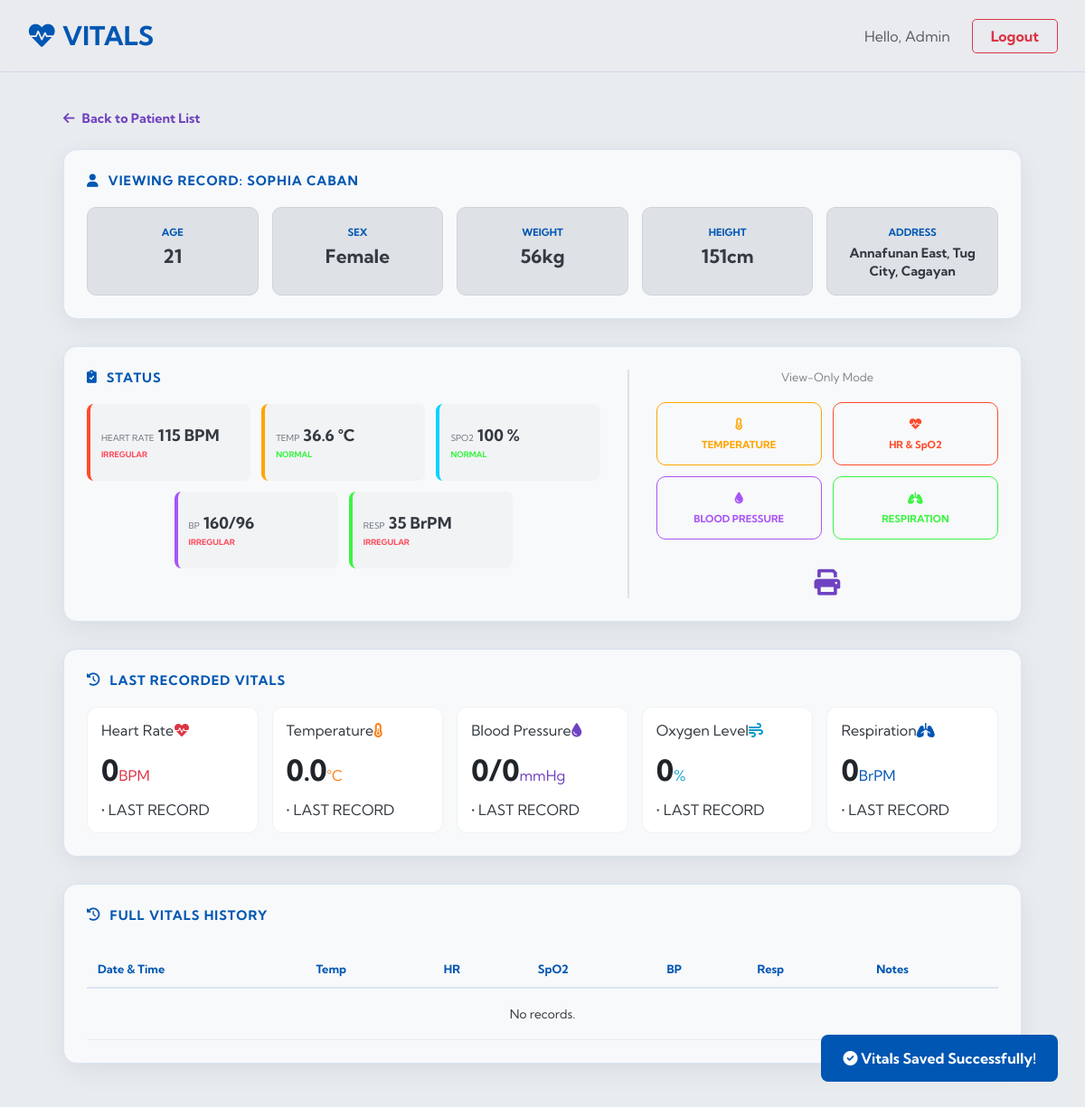
The app's page /dashboard.php?view_user_id=32&success=1 (signed in) with its own data.
### tables this page shows
CREATE TABLE `users` (
  `id` int(11) NOT NULL,
  `fullname` varchar(255) NOT NULL,
  `email` varchar(255) NOT NULL,
  `password` varchar(255) NOT NULL,
  `role` int(11) DEFAULT 0,
  `age` int(3) DEFAULT NULL,
  `sex` varchar(10) DEFAULT NULL,
  `weight` int(5) DEFAULT NULL,
  `height` int(5) DEFAULT NULL,
  `address` text DEFAULT NULL,
  `is_active` tinyint(1) DEFAULT 0,
  `scan_command` varchar(20) DEFAULT 'IDLE'
);

CREATE TABLE `vitals_temp` (
  `id` int(11) NOT NULL,
  `patient_id` int(11) NOT NULL,
  `heart_rate` varchar(10) DEFAULT '0',
  `temperature` varchar(10) DEFAULT '0',
  `spo2` varchar(10) DEFAULT '0',
  `blood_pressure` varchar(20) DEFAULT '0/0',
  `respiration` varchar(10) DEFAULT '0',
  `created_at` timestamp NOT NULL DEFAULT current_timestamp() ON UPDATE current_timestamp()
);

### dashboard.php (the view, shortened to what this page needs)
<?php
include 'db.php';
$role = (int)$_SESSION['role'];
$user_id = mysqli_real_escape_string($conn, $_SESSION['user_id']);
$target_id = (isset($_GET['view_user_id']) && $role == 1) ? mysqli_real_escape_string($conn, $_GET['view_user_id']) : $user_id;
mysqli_query($conn, "UPDATE users SET is_active = 1 WHERE id = '$user_id'");
if ($role == 1 && isset($_GET['view_user_id'])) {
    mysqli_query($conn, "UPDATE users SET is_active = 1 WHERE id = '$target_id'");
}
if (!isset($_SESSION['fresh_login'])) {
    mysqli_query($conn, "UPDATE users SET scan_command = 'IDLE' WHERE id = '$target_id'");
    mysqli_query($conn, "DELETE FROM vitals_temp WHERE patient_id = '$target_id'");
}
$user_data = mysqli_fetch_assoc(mysqli_query($conn, "SELECT id, fullname, age, sex, weight, height, address FROM users WHERE id = '$target_id'"));
$live_row = mysqli_fetch_assoc(mysqli_query($conn, "SELECT * FROM vitals_temp WHERE patient_id = '$target_id' ORDER BY id DESC LIMIT 1"));
$latest_vitals = mysqli_fetch_assoc(mysqli_query($conn, "SELECT * FROM vitals_history WHERE patient_id = '$target_id' ORDER BY created_at DESC LIMIT 1"));
function getStatus($val, $type) {
    $v = (float)$val;
    switch ($type) {
        case 'hr': return ($v < 60 || $v > 100) ? ['label' => 'Irregular', 'color' => '#ff4b5c'] : ['label' => 'Normal', 'color' => '#3af443'];
        case 'temp': return ($v < 36.1 || $v > 37.5) ? ['label' => 'Irregular', 'color' => '#ff4b5c'] : ['label' => 'Normal', 'color' => '#3af443'];
        case 'spo2': return ($v < 94) ? ['label' => 'Low Oxygen', 'color' => '#ff4b5c'] : ['label' => 'Normal', 'color' => '#3af443'];
        case 'resp': return ($v < 12 || $v > 20) ? ['label' => 'Irregular', 'color' => '#ff4b5c'] : ['label' => 'Normal', 'color' => '#3af443'];
        case 'bp':
            $bp_parts = explode('/', $val);
            $sys = (int)$bp_parts[0];
            $dia = (int)($bp_parts[1] ?? 0);
            return ($sys > 120 || $dia > 80) ? ['label' => 'Irregular', 'color' => '#ff4b5c'] : ['label' => 'Normal', 'color' => '#3af443'];
    }
}
$sensors = [
    'temp' => ['label' => 'TEMPERATURE', 'icon' => 'fa-thermometer-half', 'color' => '#ffa500'],
    'hr'   => ['label' => 'HR & SpO2', 'icon' => 'fa-heart-pulse', 'color' => '#ff4b2b'],
    'bp'   => ['label' => 'BLOOD PRESSURE', 'icon' => 'fa-droplet', 'color' => '#a855f7'],
    'resp' => ['label' => 'RESPIRATION', 'icon' => 'fa-lungs', 'color' => '#3af443']
];
?>
<!DOCTYPE html>
<html lang="en">
<head>
    <link rel="stylesheet" href="https://cdnjs.cloudflare.com/ajax/libs/font-awesome/6.0.0/css/all.min.css">
    <link rel="stylesheet" href="dashboard.css">
</head>
<body data-role="<?= $role ?>" data-target="<?= $target_id ?>">
<div id="save-toast"><i class="fa-solid fa-circle-check"></i> Vitals Saved Successfully!</div>
<nav class="navbar">
    <div class="nav-container">
        <a href="dashboard.php" id="logo"><i class="fa-solid fa-heart-pulse"></i> VITALS</a>
        <div>
            <span class="user-greeting">Hello, <?= htmlspecialchars($_SESSION['fullname']) ?></span>
            <a href="logout.php" class="logout-btn">Logout</a>
        </div>
    </div>
</nav>
<div class="container">
    <?php if ($role == 1 && !isset($_GET['view_user_id'])): ?>
        <section class="section-box admin-section">
            <h3 class="box-title admin-title"><i class="fa-solid fa-users-gear"></i> User Management</h3>
            <div class="search-container" style="margin-bottom: 15px;">
                <div class="search-wrapper" style="position: relative;">
                    <i class="fa-solid fa-magnifying-glass" style="position: absolute; left: 15px; top: 50%; transform: translateY(-50%); color: #888;"></i>
                    <input type="text" id="userSearch" onkeyup="filterUsers()" placeholder="Search patient by name..."
                           style="width: 100%; padding: 12px 15px 12px 40px; border-radius: 10px; border: 1px solid #ddd; font-family: 'Kumbh Sans', sans-serif; font-size: 1rem;">
                </div>
            </div>
            <div class="table-wrap">
                <table class="admin-table-modern" id="userTable">
                    <thead>
                        <tr><th>ID</th><th>Full Name</th><th>Status</th><th>Actions</th></tr>
                    </thead>
                    <tbody>
                        <?php
                        $all_users = mysqli_query($conn, "SELECT id, fullname, age FROM users WHERE role = 0 ORDER BY id ASC");
                        while($u = mysqli_fetch_assoc($all_users)): ?>
                        <tr>
                            <td class="col-id">#<?= $u['id'] ?></td>
                            <td><strong><?= htmlspecialchars($u['fullname']) ?></strong></td>
                            <td><span class="status-pill <?= $u['age'] ? 'complete' : 'pending' ?>"><?= $u['age'] ? 'COMPLETE' : 'PENDING' ?></span></td>
                            <td><a href="dashboard.php?view_user_id=<?= $u['id'] ?>" class="btn-view-vitals"><i class="fa-solid fa-eye"></i> View Vitals</a></td>
                        </tr>
                        <?php endwhile; ?>
                    </tbody>
                </table>
            </div>
        </section>
    <?php else: ?>
        <?php if ($role == 1): ?>
            <a href="dashboard.php" class="back-btn"><i class="fa-solid fa-arrow-left"></i> Back to Patient List</a>
        <?php endif; ?>
        <section class="section-box">
            <h3 class="box-title"><i class="fa-solid fa-user"></i> Viewing Record: <?= htmlspecialchars($user_data['fullname']) ?></h3>
            <div class="info-grid">
                <div class="info-card"><small>AGE</small><p><?= $user_data['age'] ?? '--' ?></p></div>
                <div class="info-card"><small>SEX</small><p><?= $user_data['sex'] ?? '--' ?></p></div>
                <div class="info-card"><small>WEIGHT</small><p><?= $user_data['weight'] ? $user_data['weight'].'kg' : '--' ?></p></div>
                <div class="info-card"><small>HEIGHT</small><p><?= $user_data['height'] ? $user_data['height'].'cm' : '--' ?></p></div>
                <div class="info-card" style="grid-column: span 2;">
                    <small>ADDRESS</small>
                    <p style="font-size: 0.9rem; line-height: 1.4;"><?= !empty($user_data['address']) ? htmlspecialchars($user_data['address']) : '--' ?></p>
                </div>
            </div>
        </section>
        <section class="section-box">
            <div class="monitor-layout">
                <div class="mon-left">
                    <h3 class="box-title"><i class="fa-solid fa-clipboard-check"></i> STATUS</h3>
                    <div class="live-list">
                        <?php
                        $v_conf = [
                            ['l'=>'HEART RATE', 'k'=>'heart_rate', 'id'=>'hr-val', 'sid'=>'hr-status', 't'=>'hr', 'c'=>'#ff4b2b', 'u'=>'BPM'],
                            ['l'=>'TEMP', 'k'=>'temperature', 'id'=>'temp-val', 'sid'=>'temp-status', 't'=>'temp', 'c'=>'#ffa500', 'u'=>'°C'],
                            ['l'=>'SPO2', 'k'=>'spo2', 'id'=>'spo2-val', 'sid'=>'spo2-status', 't'=>'spo2', 'c'=>'#00d2ff', 'u'=>'%'],
                            ['l'=>'BP', 'k'=>'blood_pressure', 'id'=>'bp-val', 'sid'=>'bp-status', 't'=>'bp', 'c'=>'#a855f7', 'u'=>''],
                            ['l'=>'RESP', 'k'=>'respiration', 'id'=>'resp-val', 'sid'=>'resp-status', 't'=>'resp', 'c'=>'#3af443', 'u'=>'BrPM']
                        ];
                        foreach($v_conf as $v):
                            $val = $live_row[$v['k']] ?? '0';
                            $st = getStatus($val, $v['t']);
                        ?>
                        <div class="status-item" style="border-left: 4px solid <?= $v['c'] ?>">
                            <div class="status-content">
                                <small class="status-label"><?= $v['l'] ?></small>
                                <strong class="status-value" id="<?= $v['id'] ?>">
                                    <?= ($val == 0 || $val == '0' || $val == '0/0') ? 'NO DATA' : $val . ' ' . $v['u'] ?>
                                </strong>
                            </div>
                            <b class="status-badge" id="<?= $v['sid'] ?>" style="color:<?= $st['color'] ?>"><?= strtoupper($st['label']) ?></b>
                        </div>
                        <?php endforeach; ?>
                    </div>
                </div>
                <div class="divider"></div>
                <div class="mon-right">
                    <p class="scan-hint"><?= ($role == 1) ? 'View-Only Mode' : 'Select a sensor to begin scanning' ?></p>
                    <div class="scan-grid">
                        <?php foreach($sensors as $k => $s):
                            $isAdmin = ($role == 1);
                            $clickAction = $isAdmin ? "return false;" : "triggerSensor('$k')";
                            $disabledClass = $isAdmin ? "btn-disabled" : "";
                        ?>
                            <button type="button" onclick="<?= $clickAction ?>" class="scan-btn <?= $disabledClass ?>" style="border-color:<?= $s['color'] ?>; color:<?= $s['color'] ?>;">
                                <i class="fa-solid <?= $s['icon'] ?>"></i><br>
                                <small><?= $s['label'] ?></small>
                            </button>
                        <?php endforeach; ?>
                    </div>
                    <div class="action-footer">
                       <?php if ($role === 1): ?>
    <a href="javascript:void(0)" onclick="handlePrint()" class="print-icon" title="Print Report"><i class="fa-solid fa-print"></i></a>
<?php else: ?>
    <a href="javascript:void(0)" onclick="openPrintNotice()" class="print-icon" title="Admin Only" style="opacity: 0.5;"><i class="fa-solid fa-print"></i></a>
<?php endif; ?>
                    </div>
                </div>
            </div>
        </section>
        <section class="section-box">
            <h3 class="box-title"><i class="fa-solid fa-history"></i> LAST RECORDED VITALS</h3>
            <div class="history-grid">
                <?php
                $cards = [
                    ['t'=>'Heart Rate', 'v'=>$latest_vitals['heart_rate']??'0', 'u'=>'BPM', 'i'=>'fa-heart-pulse', 'cl'=>'hr'],
                    ['t'=>'Temperature', 'v'=>$latest_vitals['temperature']??'0.0', 'u'=>'°C', 'i'=>'fa-thermometer-half', 'cl'=>'temp'],
                    ['t'=>'Blood Pressure', 'v'=>$latest_vitals['blood_pressure']??'0/0', 'u'=>'mmHg', 'i'=>'fa-droplet', 'cl'=>'bp'],
                    ['t'=>'Oxygen Level', 'v'=>$latest_vitals['spo2']??'0', 'u'=>'%', 'i'=>'fa-wind', 'cl'=>'spo2'],
                    ['t'=>'Respiration', 'v'=>$latest_vitals['respiration']??'0', 'u'=>'BrPM', 'i'=>'fa-lungs', 'cl'=>'resp']
                ];
                foreach($cards as $c): ?>
                <div class="history-card">
                    <div class="card-header"><span><?= $c['t'] ?></span><i class="fa-solid <?= $c['i'] ?> icon-<?= $c['cl'] ?>"></i></div>
                    <div class="card-body"><span class="val"><?= $c['v'] ?></span><span class="unit <?= $c['cl'] ?>-unit"><?= $c['u'] ?></span></div>
                    <div class="card-footer">• LAST RECORD</div>
                </div>
                <?php endforeach; ?>
            </div>
        </section>
        <section class="section-box history-table-section">
            <h3 class="box-title"><i class="fa-solid fa-clock-rotate-left"></i> FULL VITALS HISTORY</h3>
            <div class="table-wrap">
                <table class="admin-table-modern">
                    <thead>
                        <tr><th>Date & Time</th><th>Temp</th><th>HR</th><th>SpO2</th><th>BP</th><th>Resp</th><th>Notes</th></tr>
                    </thead>
                    <tbody>
                        <?php
                        $hist_res = mysqli_query($conn, "SELECT * FROM vitals_history WHERE patient_id = '$target_id' ORDER BY created_at DESC");
                        if (mysqli_num_rows($hist_res) > 0):
                            while($row = mysqli_fetch_assoc($hist_res)): ?>
                            <tr>
                                <td><?= date('M d, Y | H:i', strtotime($row['created_at'])) ?></td>
                                <td class="val-temp"><?= $row['temperature'] ? $row['temperature'].'°C' : '--' ?></td>
                                <td class="val-hr"><?= $row['heart_rate'] ? $row['heart_rate'].' BPM' : '--' ?></td>
                                <td class="val-spo2"><?= $row['spo2'] ? $row['spo2'].'%' : '--' ?></td>
                                <td class="val-bp"><?= $row['blood_pressure'] ?: '--' ?></td>
                                <td class="val-resp"><?= $row['respiration'] ? $row['respiration'].' BrPM' : '--' ?></td>
                                <td>
                                    <?php if ($role == 1): ?>
                                        <form action="save_note.php" method="POST" class="note-form">
                                            <input type="hidden" name="vitals_id" value="<?= $row['id'] ?>">
                                            <input type="hidden" name="redirect_id" value="<?= $target_id ?>">
                                            <input type="text" name="note_text" class="note-input" value="<?= htmlspecialchars($row['notes'] ?? '') ?>" placeholder="Add note...">
                                            <button type="submit" class="note-save"><i class="fa-solid fa-check"></i></button>
                                        </form>
                                    <?php else: ?>
                                        <span class="note-display"><?= htmlspecialchars($row['notes'] ?? 'No notes') ?></span>
                                    <?php endif; ?>
                                </td>
                            </tr>
                            <?php endwhile;
                        else: ?>
                            <tr><td colspan="7" style="text-align:center; padding:20px;">No records.</td></tr>
                        <?php endif; ?>
                    </tbody>
                </table>
            </div>
        </section>
    <?php endif; ?>
</div>
</body>
</html>

### records on screen
users: fullname "SOPHIA CABAN", age "21", sex "Female", weight "56", height "151", address "Annafunan East, Tug City, Cagayan"
vitals_temp: heart_rate "115", heart_rate "IRREGULAR", temperature "36.6", temperature "NORMAL", spo2 "100", spo2 "NORMAL", blood_pressure "160/96", blood_pressure "IRREGULAR", respiration "35", respiration "IRREGULAR"

### other values on screen
$_SESSION['fullname'] "Admin"
$v['l'] "HEART RATE"
$v['u'] "BPM"
$v['l'] "TEMP"
$v['u'] "°C"
$v['l'] "SPO2"
$v['u'] "%"
$v['l'] "BP"
$v['l'] "RESP"
$v['u'] "BrPM"
$s['label'] "TEMPERATURE"
$s['label'] "HR & SpO2"
$s['label'] "BLOOD PRESSURE"
$s['label'] "RESPIRATION"
$c['t'] "Heart Rate"
